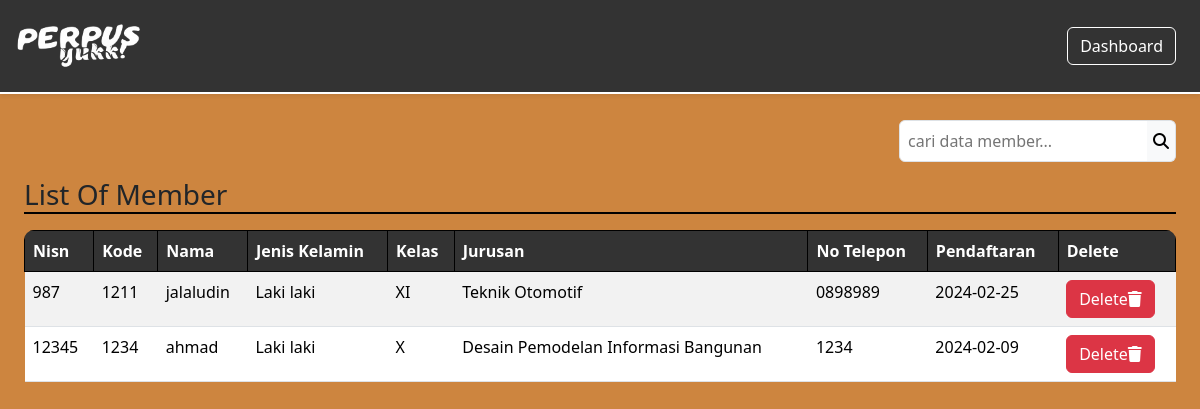
Page /DashboardAdmin/member/member.php (signed in) on the committed database.
### tables this page shows
CREATE TABLE `member` (
  `nisn` int(11) NOT NULL,
  `kode_member` varchar(12) NOT NULL,
  `nama` varchar(255) NOT NULL,
  `password` varchar(255) NOT NULL,
  `jenis_kelamin` varchar(20) NOT NULL,
  `kelas` varchar(5) NOT NULL,
  `jurusan` varchar(50) NOT NULL,
  `no_tlp` varchar(15) NOT NULL,
  `tgl_pendaftaran` date NOT NULL
);

### config/config.php (called while the page is built, shortened)
<?php
$host = "127.0.0.1";
$username = "root";
$password = "";
$database_name = "perpustakaan";
$connection = mysqli_connect($host, $username, $password, $database_name);
function queryReadData($dataKategori) {
  global $connection;
  $result = mysqli_query($connection, $dataKategori);
  $items = [];
  while($item = mysqli_fetch_assoc($result)) {
    $items[] = $item;
  }
  return $items;
}
?>

### DashboardAdmin/member/member.php (the view, shortened to what this page needs)
<?php
require "../../config/config.php";
$member = queryReadData("SELECT * FROM member");
?>
<!DOCTYPE html>
<html lang="en">
  <head>
    <link rel="stylesheet" href="../../css/member.css">
    <link href="https://cdn.jsdelivr.net/npm/bootstrap@5.3.2/dist/css/bootstrap.min.css" rel="stylesheet">
  </head>
  <body>
    <nav class="navbar fixed-top  shadow-sm">
      <div class="container-fluid p-1">
        <a class="navbar-brand" href="#">
          <img src="../../assets/logo.png" alt="logo" width="150px">
        </a>
        <a class="btn btn-tertiary" href="../dashboardAdmin.php">Dashboard</a>
      </div>
    </nav>
    <div class="p-4 mt-5">
     <form action="" method="post" class="mt-5">
       <div class="input-group d-flex justify-content-end mb-3">
         <input class="border p-2 rounded rounded-end-0 bg-tertiary" type="text" name="keyword" id="keyword" placeholder="cari data member...">
         <button class="border border-start-0 bg-light rounded rounded-start-0" type="submit" name="search"><i class="fa-solid fa-magnifying-glass"></i></button>
       </div>
      </form>
      <h3>List Of Member</h3>
      <div class="table-responsive mt-3" >
        <table class="table table-striped table-hover">
        <thead>
          <tr>
            <th class="list">Nisn</th>
            <th class="list">Kode</th>
            <th class="list">Nama</th>
            <th class="list">Jenis Kelamin</th>
            <th class="list">Kelas</th>
            <th class="list">Jurusan</th>
            <th class="list">No Telepon</th>
            <th class="list">Pendaftaran</th>
            <th class="list">Delete</th>
          </tr>
        </thead>
      <?php foreach($member as $item) : ?>
      <tr>
        <td><?=$item["nisn"];?></td>
        <td><?=$item["kode_member"];?></td>
        <td><?=$item["nama"];?></td>
        <td><?=$item["jenis_kelamin"];?></td>
        <td><?=$item["kelas"];?></td>
        <td><?=$item["jurusan"];?></td>
        <td><?=$item["no_tlp"];?></td>
        <td><?=$item["tgl_pendaftaran"];?></td>
        <td>
          <div class="action">
             <a href="deleteMember.php?id=<?= $item["nisn"]; ?>" class="btn btn-danger" onclick="return confirm('Yakin ingin menghapus data member ?');">Delete<i class="fa-solid fa-trash"></i></a>
           </div>
        </td>
       </tr>
      <?php endforeach;?>
    </table>
    </div>
  </div>
  </body>
</html>

### css/member.css (style rules this page uses)
.container-fluid { background-color: #333 !important; }
.navbar { background-color: #333 !important; border-bottom: white 2px solid !important; }
.btn-tertiary { color: white !important; border: solid 1px white !important; margin-right: 20px; }
body { background-color: #CD853F !important; }
h3 { border-bottom: 2px solid black !important; }
.list { background-color: #333 !important; color: white !important; border: solid 1px black !important; }
.table-responsive { border-radius: 10px !important; }

### rows in the picture
member: nisn "987", kode_member "1211", nama "jalaludin", jenis_kelamin "Laki laki", kelas "XI", jurusan "Teknik Otomotif", no_tlp "0898989", tgl_pendaftaran "2024-02-25"
member: nisn "12345", kode_member "1234", nama "ahmad", jenis_kelamin "Laki laki", kelas "X", jurusan "Desain Pemodelan Informasi Bangunan", no_tlp "1234", tgl_pendaftaran "2024-02-09"
